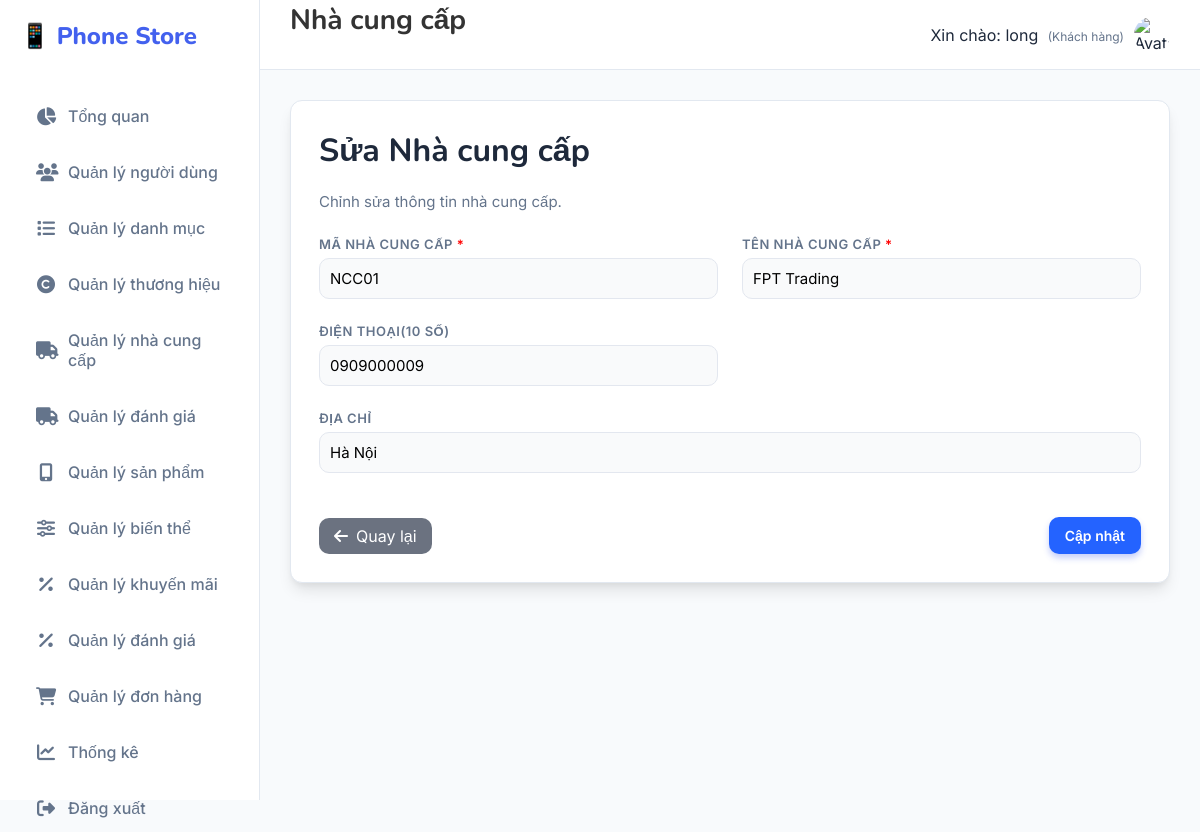
Page /Nhacungcap/sua/NCC01 (signed in) on the committed database.
### tables this page shows
CREATE TABLE `nha_cung_cap` (
  `ma_nha_cung_cap` varchar(20) NOT NULL,
  `ten_nha_cung_cap` varchar(255) NOT NULL,
  `dia_chi` varchar(255) DEFAULT NULL,
  `dien_thoai` varchar(20) DEFAULT NULL
);

### MVC/Core/controller.php (called while the page is built, shortened)
<?php
class controller
{
    public function model($model)
    {
        return new $model;
    }
    public function view($view, $data = [])
    {
        include_once __DIR__ . '/../Views/' . $view . '.php';
    }
}

### MVC/Controllers/Nhacungcap.php (called while the page is built, shortened)
<?php
class Nhacungcap extends controller
{
    private $ncc;
    function __construct()
    {
        $this->ncc = $this->model("NhaCungCap_m");
    }
    function sua($ma_nha_cung_cap)
    {
        $result = $this->ncc->NhaCungCap_getById($ma_nha_cung_cap);
        $row = mysqli_fetch_array($result);
        $this->view('Master', [
            'page' => 'Nhacungcap_sua',
            'ma_nha_cung_cap' => $row['ma_nha_cung_cap'],
            'ten_nha_cung_cap' => $row['ten_nha_cung_cap'],
            'dia_chi' => $row['dia_chi'],
            'dien_thoai' => $row['dien_thoai']
        ]);
    }
}

### MVC/Core/app.php (called while the page is built, shortened)
<?php
class app
{
    protected $action = "Get_data";
    function __construct()
    {
        $arr = $this->processURL();
        if ($arr != null) {
            if (file_exists(__DIR__ . '/../Controllers/' . $arr[0] . '.php')) {
                unset($arr[0]);
            }
        }
        $this->controller = new $this->controller;
        if (isset($arr[1])) {
            if (method_exists($this->controller, $arr[1])) {
                $this->action = $arr[1];
                unset($arr[1]);
            }
        }
        $this->param = $arr ? array_values($arr) : [];
        call_user_func_array([$this->controller, $this->action], $this->param);
    }
    function processURL()
    {
        if (isset($_GET['url'])) {
            return explode('/', filter_var(trim($_GET['url']), FILTER_DEFAULT));
        }
    }
}

### index.php (called while the page is built, shortened)
<?php
    $myapp = new app();
?>

### MVC/Core/connectDB.php (called while the page is built, shortened)
<?php
class connectDB
{
    function __construct()
    {
        $this->con = mysqli_connect('localhost', 'root', '', 'phone_store_v2');
    }
}

### MVC/Models/NhaCungCap_m.php (called while the page is built, shortened)
<?php
class NhaCungCap_m extends connectDB
{
    function NhaCungCap_getById($ma_nha_cung_cap)
    {
        $sql = "SELECT * FROM nha_cung_cap
                WHERE ma_nha_cung_cap = '$ma_nha_cung_cap'";
        return mysqli_query($this->con, $sql);
    }
}

### MVC/Views/Pages/Nhacungcap_sua.php (the view, shortened to what this page needs)
<!DOCTYPE html>
<html lang="vi">
<body>
    <div class="card">
        <h1>Sửa Nhà cung cấp</h1>
        <p class="lead">Chỉnh sửa thông tin nhà cung cấp.</p>
        <form method="post" action="http://localhost/Banhang/Nhacungcap/update" enctype="multipart/form-data">
            <div>
                <label>Mã nhà cung cấp <span style="color:red">*</span></label>
                <input type="text" name="txtManhacungcap" required readonly
                    value="<?php echo isset($data['ma_nha_cung_cap']) ? htmlspecialchars($data['ma_nha_cung_cap']) : '' ?>" />
            </div>
            <div>
                <label>Tên nhà cung cấp <span style="color:red">*</span></label>
                <input type="text" name="txtTennhacungcap" required
                    value="<?php echo isset($data['ten_nha_cung_cap']) ? htmlspecialchars($data['ten_nha_cung_cap']) : '' ?>" />
            </div>
            <div>
                <label for="phone">Điện thoại(10 số)</label>
                <input type="tel" id="phone" name="txtSodienthoai" placeholder="VD: 0912345678" required
                    value="<?php echo isset($data['dien_thoai']) ? htmlspecialchars($data['dien_thoai']) : '' ?>" maxlength="10"
                    pattern="[0-9]{10}" title="Vui lòng nhập đúng 10 chữ số điện thoại" />
            </div>
            <div class="full">
                <label for="address">Địa chỉ</label>
                <input type="text" name="txtDiachi" placeholder="Nhập địa chỉ nhà cung cấp"
                    value="<?php echo isset($data['dia_chi']) ? htmlspecialchars($data['dia_chi']) : '' ?>" />
            </div>
            <div class="actions">
                <a href="http://localhost/Banhang/Nhacungcap/danhsach" class="btn-back"><i
                        class="fa-solid fa-arrow-left"></i>
                    Quay lại</a>
                <div style="display:flex;gap:12px">
                    <button type="submit" name="btnCapnhat" class="btn-primary">Cập nhật</button>
                </div>
            </div>
        </form>
    </div>
</body>
</html>

### Public/Css/style.css (style rules this page uses)
:root { --primary: #4361ee; --primary-dark: #3a0ca3; --secondary: #4cc9f0; --accent: #f72585; --success: #10b981; --warning: #f59e0b; --danger: #ef4444; --dark: #1e293b; --light: #f8fafc; --white: #ffffff; --gray: #64748b; --border: #e2e8f0; --shadow: 0 10px 15px -3px rgba(0, 0, 0, 0.1), 0 4px 6px -2px rgba(0, 0, 0, 0.05); --radius: 16px; --sidebar-width: 260px; }
* { margin: 0; padding: 0; box-sizing: border-box; font-family: "Inter", sans-serif; }
body { background-color: var(--light); color: var(--dark); height: 100vh; overflow: hidden; }
a { text-decoration: none; transition: 0.3s; }
.card { background: var(--white); border-radius: var(--radius); padding: 30px; box-shadow: var(--shadow); border: 1px solid var(--border); margin-bottom: 30px; }
h1, h2 { color: var(--dark); margin-bottom: 20px; font-family: "Nunito", sans-serif; }
p.lead { color: var(--gray); margin-bottom: 25px; font-size: 15px; }
form { display: grid; grid-template-columns: repeat(2, 1fr); gap: 24px; }
.full { grid-column: 1 / -1; }
label { font-size: 13px; font-weight: 600; color: var(--gray); margin-bottom: 8px; display: block; text-transform: uppercase; letter-spacing: 0.5px; }
input, select, textarea { width: 100%; padding: 12px 16px; border: 1px solid var(--border); border-radius: 10px; font-size: 15px; background: #f9fafb; transition: 0.2s; }
.actions { margin-top: 10px; display: flex; gap: 12px; justify-content: flex-end; grid-column: 1 / -1; }
button, .btn { padding: 10px 20px; border-radius: 10px; font-weight: 600; font-size: 14px; cursor: pointer; border: none; display: inline-flex; align-items: center; gap: 8px; transition: 0.2s; text-decoration: none; }
.btn-primary { background: var(--primary); color: #fff; box-shadow: 0 4px 6px rgba(67, 97, 238, 0.3); }

### MVC/Views/Pages/Nhacungcap_sua.php (style rules this page uses)
.card { width: 100%; background: #fff; padding: 28px; border-radius: 12px }
label { display: block; margin-bottom: 6px; font-weight: 600 }
input, select { width: 100%; padding: 10px; border-radius: 10px; border: 1px solid #e3e7ef }
.actions { display: flex; justify-content: space-between; align-items: center; margin-top: 20px }
.btn-back { background: #6b7280; color: #fff; padding: 8px 15px; border-radius: 10px; text-decoration: none; display: inline-flex; align-items: center; gap: 8px }
.btn-primary { background: #2463ff; color: #fff; padding: 10px 16px; border-radius: 10px; border: 0 }

### rows in the picture
nha_cung_cap: txtManhacungcap "NCC01", txtTennhacungcap "FPT Trading", txtSodienthoai "0909000009", txtDiachi "Hà Nội"

### other values in the picture
$_SESSION['user_name'] "long"
